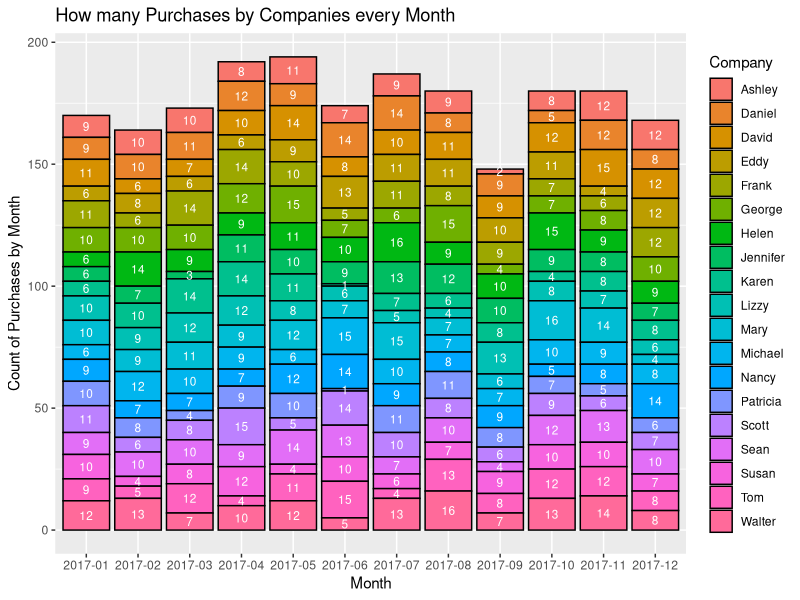

Recreate this plot in R.
## ---- chunk 1
library(tidyverse)
library(dplyr)
options(scipen=999)
options(tibble.width = Inf)

Purchase_Data <- readxl::read_excel("2018-03-12 Stamps.com Excel assessment.xlsx", 
                            sheet = "Purchase Payment Data")
Purchase_Data$Date <- as.Date(Purchase_Data$Date, format = '%m/%d/%Y')
Purchase_Data <- Purchase_Data %>%
  mutate(month = format(Date, "%m"))
January_Billing_Cycle <- Purchase_Data[Purchase_Data$Date >= "2017-01-16" & Purchase_Data$Date <= "2017-02-15",]
January_Billing_Cycle <- January_Billing_Cycle %>%
                          group_by(Company) %>%
                          summarise(January = sum(Spend, na.rm = TRUE))
#February's Billing Cycle
February_Billing_Cycle <- Purchase_Data[Purchase_Data$Date >= "2017-02-16" & Purchase_Data$Date <= "2017-03-15",]
February_Billing_Cycle <- February_Billing_Cycle %>%
                          group_by(Company) %>%
                          summarise(February = sum(Spend, na.rm = TRUE))
#March's Billing Cycle
March_Billing_Cycle <- Purchase_Data[Purchase_Data$Date >= "2017-03-16" & Purchase_Data$Date <= "2017-04-15",]
March_Billing_Cycle <- March_Billing_Cycle %>%
                        group_by(Company) %>%
                        summarise(March = sum(Spend, na.rm = TRUE))
#April's Billing Cycle
April_Billing_Cycle <- Purchase_Data[Purchase_Data$Date >= "2017-04-16" & Purchase_Data$Date <= "2017-05-15",]
April_Billing_Cycle <- April_Billing_Cycle %>%
                        group_by(Company) %>%
                        summarise(April = sum(Spend, na.rm = TRUE))
#May's Billing Cycle
May_Billing_Cycle <- Purchase_Data[Purchase_Data$Date >= "2017-05-16" & Purchase_Data$Date <= "2017-06-15",]
May_Billing_Cycle <- May_Billing_Cycle %>%
                      group_by(Company) %>%
                      summarise(May = sum(Spend, na.rm = TRUE))
#June's Billing Cycle
June_Billing_Cycle <- Purchase_Data[Purchase_Data$Date >= "2017-06-16" & Purchase_Data$Date <= "2017-07-15",]
June_Billing_Cycle <- June_Billing_Cycle %>%
                      group_by(Company) %>%
                      summarise(June = sum(Spend, na.rm = TRUE))
#July's Billing Cycle
July_Billing_Cycle <- Purchase_Data[Purchase_Data$Date >= "2017-07-16" & Purchase_Data$Date <= "2017-08-15",]
July_Billing_Cycle <- July_Billing_Cycle %>%
                      group_by(Company) %>%
                      summarise(July = sum(Spend, na.rm = TRUE))
#August's BIlling Cycle
August_Billing_Cycle <- Purchase_Data[Purchase_Data$Date >= "2017-08-16" & Purchase_Data$Date <= "2017-09-15",]
August_Billing_Cycle <- August_Billing_Cycle %>%
                        group_by(Company) %>%
                        summarise(August = sum(Spend, na.rm = TRUE))
#September's Billing Cycle
September_Billing_Cycle <- Purchase_Data[Purchase_Data$Date >= "2017-09-16" & Purchase_Data$Date <= "2017-10-15",]
September_Billing_Cycle <- September_Billing_Cycle %>%
                            group_by(Company) %>%
                            summarise(September = sum(Spend, na.rm = TRUE))
#October's Billing Cycle
October_Billing_Cycle <- Purchase_Data[Purchase_Data$Date >= "2017-10-16" & Purchase_Data$Date <= "2017-11-15",]
October_Billing_Cycle <- October_Billing_Cycle %>%
                          group_by(Company) %>%
                          summarise(October = sum(Spend, na.rm = TRUE))
#November's Billing Cycle
November_Billing_Cycle <- Purchase_Data[Purchase_Data$Date >= "2017-11-16" & Purchase_Data$Date <= "2017-12-15",]
November_Billing_Cycle <- November_Billing_Cycle %>%
                          group_by(Company) %>%
                          summarise(November = sum(Spend, na.rm = TRUE))
## ---- chunk 2
Purchase_Data %>%
  ggplot(aes(x = format(Date, "%Y-%m"), fill = Company))+
  geom_bar(color = 'Black') +
  labs(x = 'Month', y = "Count of Purchases by Month", title = "How many Purchases by Companies every Month")+
  geom_text(stat = 'count', aes(label=..count..), size = 3, position = position_stack(vjust = 0.5), color="white")
  
## ---- chunk 3
Bill_Data <- Purchase_Data %>%
  group_by(month, Company) %>%
  summarise(sum_spend = sum(Spend, na.rm = TRUE), sum_payment = sum(Payment, na.rm = TRUE), Bill = sum_spend + sum_payment)
max(Bill_Data$Bill) 
## ---- chunk 4
Bill_Data %>%
  group_by(Company) %>%
  summarise(max_bill = max(Bill)) 
## ---- chunk 5
Profitable_margin_customers <- Purchase_Data %>%
  group_by(Company) %>%
  summarise(total_purchase = sum(Spend, na.rm = TRUE)) %>%
  arrange(desc(total_purchase))
Profitable_margin_customers[1,]
Profitable_margin_customers[4,]
Profitable_margin_customers[6,]
## ---- chunk 6
Bill_Data %>%
  group_by(month) %>%
  summarise(credit_exposure = sum(Bill))
## ---- chunk 7
Customer_Payments <- Purchase_Data %>%
  group_by(Company) %>%
  summarise(total_payments = sum(Payment, na.rm = TRUE)) %>%
  arrange(total_payments)
Customer_Payments[1,]
Customer_Payments[4,]
Customer_Payments[6,]
## ---- chunk 8
Customer_Payments_month1 <- Purchase_Data %>%
  group_by(Company, month) %>%
  summarise(total_payments = sum(Payment, na.rm = TRUE)) %>%
  group_by(month) %>%
  summarise(total_payments = min(total_payments))
Customer_Payments_month2 <- Purchase_Data %>%
  group_by(Company, month) %>%
  summarise(total_payments = sum(Payment, na.rm = TRUE))
Customer_Payments_month <- left_join(Customer_Payments_month1, Customer_Payments_month2, by = c('month', 'total_payments'))

Customer_Payments_month
## ---- chunk 9
Billing_Cycle <- left_join(January_Billing_Cycle, February_Billing_Cycle, by='Company') %>%
  left_join(., March_Billing_Cycle, by = "Company") %>%
  left_join(., April_Billing_Cycle, by='Company') %>%
  left_join(., May_Billing_Cycle, by = "Company") %>%
  left_join(., June_Billing_Cycle, by = 'Company') %>%
  left_join(., July_Billing_Cycle, by= 'Company') %>%
  left_join(., August_Billing_Cycle, by = "Company") %>%
  left_join(., September_Billing_Cycle, by = "Company") %>%
  left_join(., October_Billing_Cycle, by = "Company") %>%
  left_join(., November_Billing_Cycle, by = "Company")
Billing_Cycle
